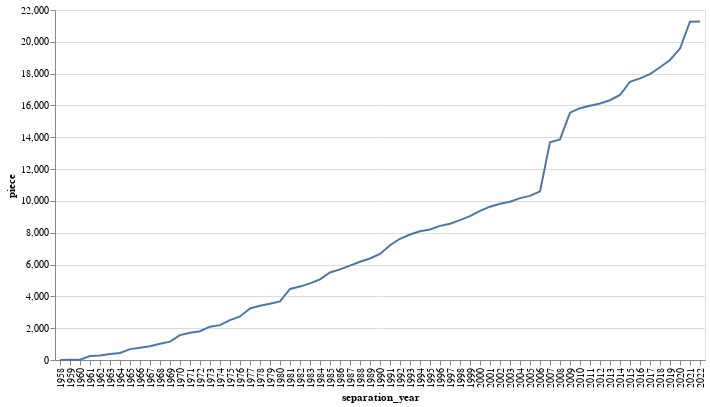

Write notebook code for a chart like this one.
### Code cell
alt.Chart(cum_sum_year).mark_line().encode(x="separation_year", y="piece").properties(
    width=650, height=350
)

### Figure 1 — Vega-Lite specification as saved in the notebook (floating-point values rounded to 4 significant figures)
{"config": {"view": {"continuousWidth": 400, "continuousHeight": 300}}, "data": {"name": "data-3bef24f0ee0115fb912051743e077800"}, "mark": "line", "encoding": {"x": {"field": "separation_year", "type": "nominal"}, "y": {"field": "piece", "type": "quantitative"}}, "height": 350, "width": 650, "$schema": "https://vega.github.io/schema/vega-lite/v4.17.0.json", "datasets": {"data-3bef24f0ee0115fb912051743e077800": [{"separation_year": "1958", "piece": 3}, {"separation_year": "1959", "piece": 8}, {"separation_year": "1960", "piece": 20}, {"separation_year": "1961", "piece": 247}, {"separation_year": "1962", "piece": 279}, {"separation_year": "1963", "piece": 379}, {"separation_year": "1964", "piece": 439}, {"separation_year": "1965", "piece": 683}, {"separation_year": "1966", "piece": 771}, {"separation_year": "1967", "piece": 870}, {"separation_year": "1968", "piece": 1026}, {"separation_year": "1969", "piece": 1153}, {"separation_year": "1970", "piece": 1567}, {"separation_year": "1971", "piece": 1713}, {"separation_year": "1972", "piece": 1810}, {"separation_year": "1973", "piece": 2097}, {"separation_year": "1974", "piece": 2190}, {"separation_year": "1975", "piece": 2509}, {"separation_year": "1976", "piece": 2736}, {"separation_year": "1977", "piece": 3236}, {"separation_year": "1978", "piece": 3408}, {"separation_year": "1979", "piece": 3532}, {"separation_year": "1980", "piece": 3683}, {"separation_year": "1981", "piece": 4466}, {"separation_year": "1982", "piece": 4615}, {"separation_year": "1983", "piece": 4818}, {"separation_year": "1984", "piece": 5071}, {"separation_year": "1985", "piece": 5500}, {"separation_year": "1986", "piece": 5699}, {"separation_year": "1987", "piece": 5935}, {"separation_year": "1988", "piece": 6172}, {"separation_year": "1989", "piece": 6383}, {"separation_year": "1990", "piece": 6668}, {"separation_year": "1991", "piece": 7213}, {"separation_year": "1992", "piece": 7620}, {"separation_year": "1993", "piece": 7891}, {"separation_year": "1994", "piece": 8089}, {"separation_year": "1995", "piece": 8204}, {"separation_year": "1996", "piece": 8430}, {"separation_year": "1997", "piece": 8568}, {"separation_year": "1998", "piece": 8794}, {"separation_year": "1999", "piece": 9046}, {"separation_year": "2000", "piece": 9379}, {"separation_year": "2001", "piece": 9637}, {"separation_year": "2002", "piece": 9818}, {"separation_year": "2003", "piece": 9949}, {"separation_year": "2004", "piece": 10176}, {"separation_year": "2005", "piece": 10314}, {"separation_year": "2006", "piece": 10602}, {"separation_year": "2007", "piece": 13690}, {"separation_year": "2008", "piece": 13862}, {"separation_year": "2009", "piece": 15547}, {"separation_year": "2010", "piece": 15830}, {"separation_year": "2011", "piece": 15977}, {"separation_year": "2012", "piece": 16120}, {"separation_year": "2013", "piece": 16329}, {"separation_year": "2014", "piece": 16657}, {"separation_year": "2015", "piece": 17489}, {"separation_year": "2016", "piece": 17699}, {"separation_year": "2017", "piece": 17972}, {"separation_year": "2018", "piece": 18404}, {"separation_year": "2019", "piece": 18861}, {"separation_year": "2020", "piece": 19576}, {"separation_year": "2021", "piece": 21266}, {"separation_year": "2022", "piece": 21281}]}}
